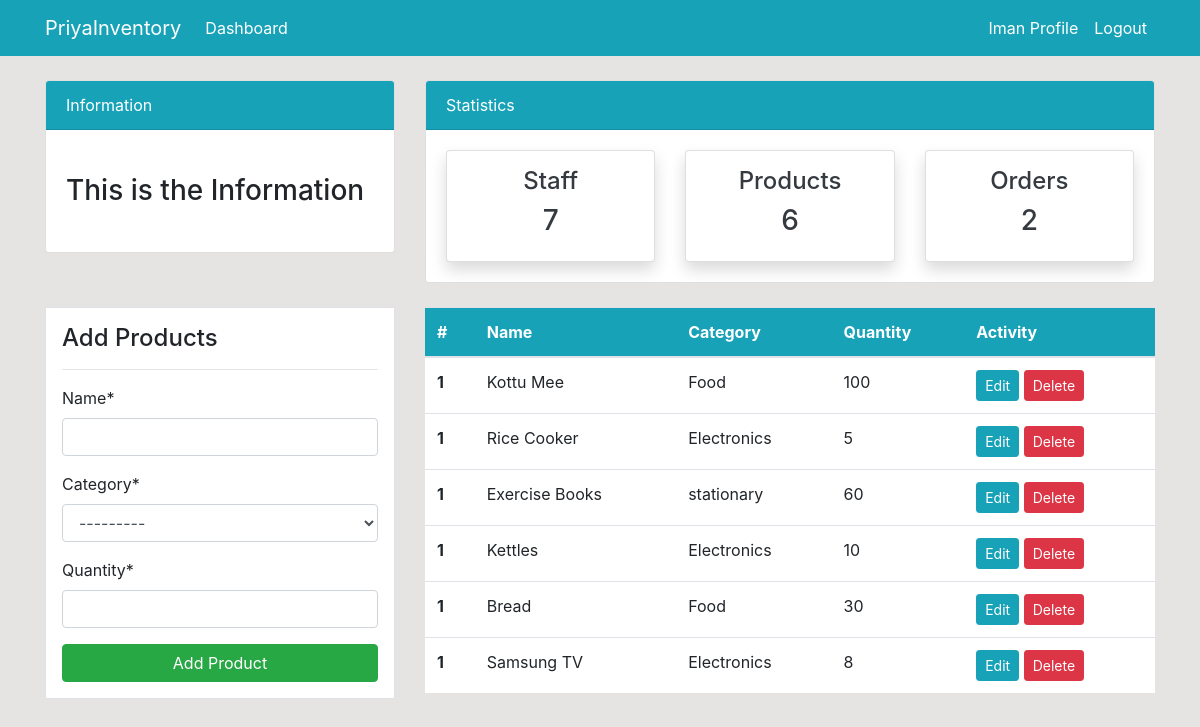
Before: /product/ (signed in) with the older database file.
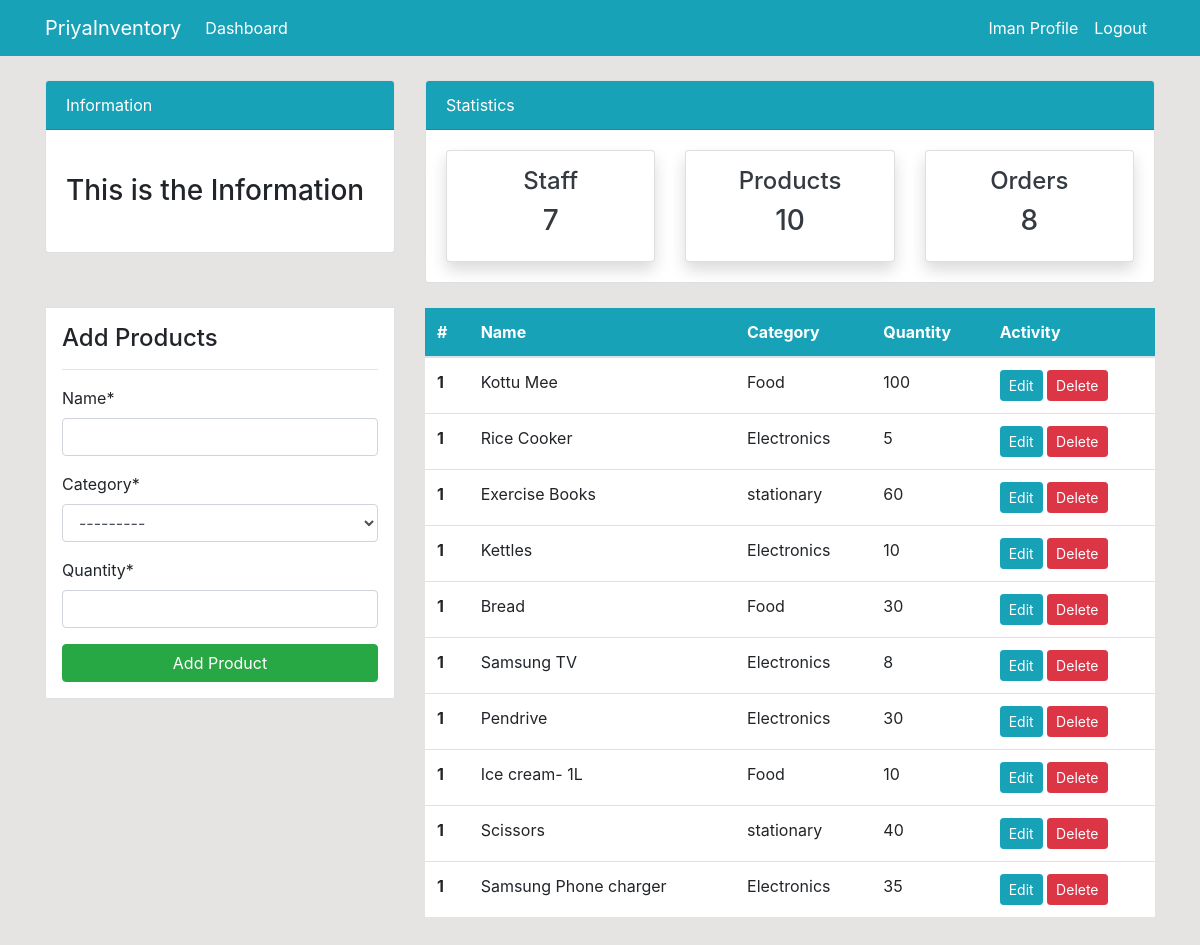
After: the same page with the newer database file.
### dashboard/models.py (models this page shows, shortened)
class Product(models.Model):
    name = models.CharField(max_length=100, null=True)
    category = models.CharField(max_length=20, choices=CATEGORY, null=True)
    quantity = models.PositiveIntegerField(null=True)
    class Meta:
        verbose_name_plural = 'Product'

### dashboard/views.py (the view)
# urls.py: path('product/', views.product, name='dashboard-product'),
@login_required
def product(request):
    items = Product.objects.all() #using ORM
    product_count = items.count()
    workers_count = User.objects.all().count()
    orders_count = Order.objects.all().count()
    if request.method == 'POST':
        form = ProductForm(request.POST)
        if form.is_valid():
            form.save()
            product_name = form.cleaned_data.get('name')
            messages.success(request, f'{ product_name } has been added.')
            return redirect('dashboard-product')
    else:
        form = ProductForm()
    context = {
        'items': items,
        'form': form,
        'workers_count': workers_count,
        'orders_count': orders_count,
        'product_count': product_count,
    }
    return render(request, 'dashboard/product.html', context)

### dashboard/forms.py
class ProductForm(forms.ModelForm):
    class Meta:
        model = Product
        fields = ['name', 'category', 'quantity']

### templates/dashboard/product.html (shortened to what this page needs)
{% extends 'partials/base.html' %}
{% load crispy_forms_tags %}
{% block content %}
{% include 'partials/topnav.html' %}
    <div class="container">
        <div class="row my-4">
            <div class="col-md-4">
                <div class="border bg-white p-3">
                    <h4>Add Products</h4>
                    <hr>
                    <form method="POST">
                        {{ form|crispy }}
                        <input class="btn btn-success btn-block" type="submit" value="Add Product">
                    </form>
                </div>
            </div>
            <div class="col-md-8">
                <table class="table bg-white">
                    <thead class="bg-info">
                        <tr class="text-white">
                            <th scope="col">#</th>
                            <th scope="col">Name</th>
                            <th scope="col">Category</th>
                            <th scope="col">Quantity</th>
                            <th scope="col">Activity</th>
                        </tr>
                    </thead>
                    <tbody>
                        {% for item in items %}
                        <tr>
                            <th scope="row">1</th>
                            <td>{{ item.name }}</td>
                            <td>{{ item.category }}</td>
                            <td>{{ item.quantity }}</td>
                            <td>
                                <a class="btn btn-info btn-sm" href="{% url 'dashboard-product-update' item.id %}">Edit</a>
                                <a class="btn btn-danger btn-sm" href="{% url 'dashboard-product-delete' item.id %}">Delete</a>
                            </td>
                        </tr>
                        {% endfor %}
                    </tbody>
                </table>
            </div>
        </div>
    </div>
{% endblock %}

### templates/partials/base.html (shortened to what this page needs)
{% load static %}
<!doctype html>
<html lang="en">
  <head>
    <link rel="stylesheet" href="https://cdn.jsdelivr.net/npm/bootstrap@4.6.1/dist/css/bootstrap.min.css">
    <link rel="stylesheet" href="{% static '/style.css' %}">
  </head>
  <body>
  {% include 'partials/nav.html' %}
  {% block content %}
  {% endblock %}
  </body>
</html>

### templates/partials/nav.html (shortened to what this page needs)
    <nav class="navbar navbar-expand-lg navbar-info bg-info">
            {% if user.is_authenticated %}
                <div class="container">
                <a class="navbar-brand text-white" href="{% url 'dashboard-index' %}">PriyaInventory</a>
                <div class="collapse navbar-collapse" id="navbarSupportedContent">
                    <ul class="navbar-nav mr-auto">
                        <li class="nav-item active">
                            <a class="nav-link text-white" href="{% url 'dashboard-index' %}">Dashboard </a>
                        </li>
                    </ul>
                    <ul class="navbar-nav ml-auto">
                        <li class="nav-item active">
                            <a class="nav-link text-white" href="{% url 'user-profile' %}">{{ user.username }} Profile </a>
                        </li>
                        <li class="nav-item">
                            <a class="nav-link text-white" href="{% url 'user-logout' %}">Logout</a>
                        </li>
                    </ul>
            {% endif %}
                </div>
               </div>
    </nav>

### templates/partials/topnav.html (shortened to what this page needs)
    <div class="container">
        <div class="row mt-4">
            <div class="col-md-4">
                <div class="card">
                    <div class="card-header bg-info text-white">
                        Information
                    </div>
                    <div class="card-body">
                        <marquee behavior="" direction="">
                            <h3 class="my-4">This is the Information</h3>
                        </marquee>
                    </div>
                </div>
            </div>
            <div class="col-md-8">
                <div class="card">
                    <div class="card-header bg-info text-white">
                        Statistics
                    </div>
                    <div class="card-body">
                        <div class="row">
                            <div class="col-md-4">
                                <a class="text-decoration-none text-dark" href="{% url 'dashboard-staff' %}">
                                    <div class="card my-card shadow text-center p-3">
                                        <h4>Staff </h4>
                                        <h3>{{ workers_count }}</h3>
                                    </div>
                                </a>
                            </div>
                            <div class="col-md-4">
                                <a class="text-decoration-none text-dark" href="{% url 'dashboard-product' %}">
                                    <div class="card my-card shadow text-center p-3">
                                        <h4>Products </h4>
                                        <h3>{{ product_count }}</h3>
                                    </div>
                                </a>
                            </div>
                            <div class="col-md-4">
                                <a class="text-decoration-none text-dark" href="{% url 'dashboard-order' %}">
                                    <div class="card my-card shadow text-center p-3">
                                        <h4>Orders </h4>
                                        <h3>{{ orders_count }}</h3>
                                    </div>
                                </a>
                            </div>
                        </div>
                    </div>
                </div>
            </div>
        </div>
    </div>

### static/style.css (style rules this page uses)
body { background: rgb(230, 227, 227); }

Changed rows visible on the page:
added Product: name "Pendrive", category "Electronics", quantity "30"
added Product: name "Ice cream- 1L", category "Food", quantity "10"
added Product: name "Scissors", category "stationary", quantity "40"
added Product: name "Samsung Phone charger", category "Electronics", quantity "35"
Other visible differences:
{{ product_count }}: "6" → "10"
{{ orders_count }}: "2" → "8"
